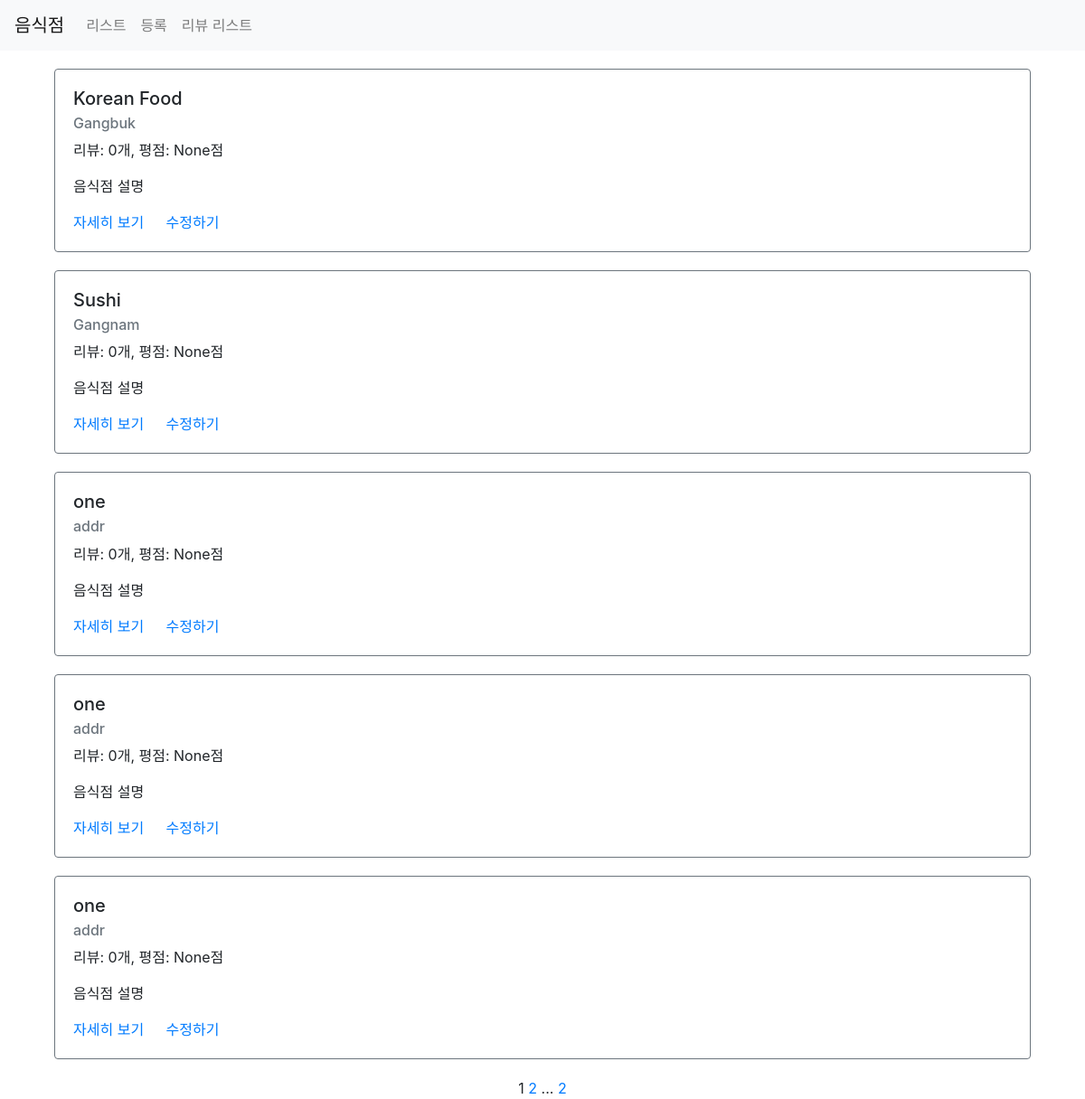
Page /third/list/ on the earlier database version.
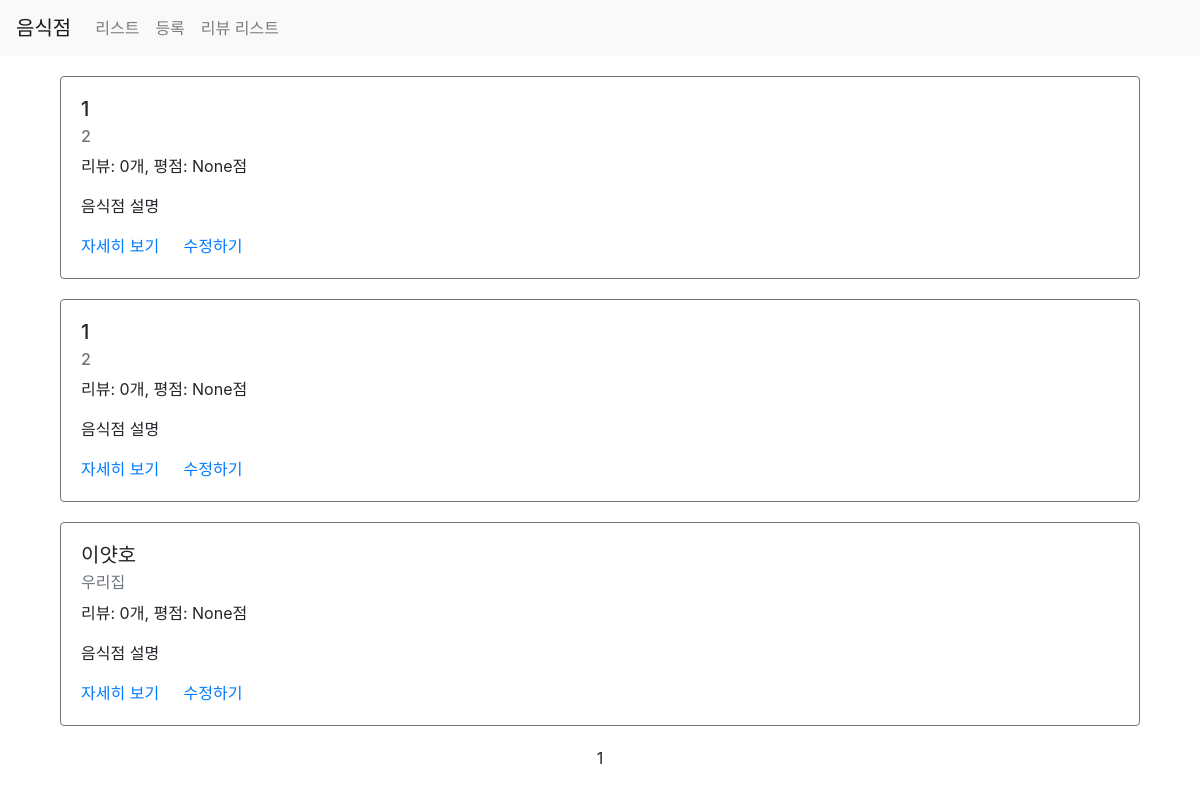
Same page on the later database version.
### third/models.py (models this page shows)
class Restaurant(models.Model):
    name = models.CharField(max_length=30)
    address = models.CharField(max_length=200)
    password = models.CharField(max_length=20, default=None, null=True)
    image = models.CharField(max_length=500, default=None, null=True)
    created_at = models.DateTimeField(auto_now_add=True)
    updated_at = models.DateTimeField(auto_now=True)

### third/views.py (the view)
# urls.py: path('list/', views.list, name="list"),
def list(request):
    restaurants = Restaurant.objects.all().annotate(reviews_count=Count('review'))\
        .annotate(average_point=Avg('review__point'))
    paginator = Paginator(restaurants, 5)
    page = request.GET.get('page') ## third/list?page=1
    items = paginator.get_page(page)
    context = {
        'restaurants': items
    }
    return render(request, 'third/list.html', context)

### third/templates/third/list.html (shortened to what this page needs)
{% extends 'third/base.html' %}
{% load static %}
{% block content %}
<div class="container">
    {% for item in restaurants %}
    <div class="row restaurant-item" style="margin:20px auto;">
        <div class="col-sm-12">
            <div class="card border-secondary">
                <div class="card-body">
                    <h5 class="card-title">{{ item.name }}</h5>
                    <h6 class="card-subtitle mb-2 text-muted">{{ item.address }}</h6>
                    <p class="card-text">리뷰: {{ item.reviews_count }}개, 평점: {{ item.average_point }}점</p>
                    <p class="card-text">음식점 설명</p>
                    <a href="{% url 'restaurant-detail' id=item.id %}" class="card-link">자세히 보기</a>
                    <a href="{% url 'restaurant-update' %}?id={{ item.id }}" class="card-link">수정하기</a>
                </div>
            </div>
        </div>
    </div>
    {% endfor %}
    <div class="row">
        <div class="col-sm-12 text-center">
            <div class="pagination">
                <span class="step-links text-center" style="width:100%;">
                    <span class="current">
                        {{ restaurants.number }}
                    </span>
                    {% if restaurants.has_next %}
                        <a href="?page={{ restaurants.next_page_number }}">{{ restaurants.next_page_number }}</a>
                        ...
                        <a href="?page={{ restaurants.paginator.num_pages }}">{{ restaurants.paginator.num_pages }}</a>
                    {% endif %}
                </span>
            </div>
        </div>
    </div>
</div>
{% endblock %}

### third/templates/third/base.html (shortened to what this page needs)
{% load static %}
<html>
<head>
    <link rel="stylesheet" href="https://stackpath.bootstrapcdn.com/bootstrap/4.1.3/css/bootstrap.min.css">
    <link rel="stylesheet" href="{% static 'third/styles.css' %}">
</head>
<body>
    <nav class="navbar navbar-expand-lg navbar-light bg-light">
      <a class="navbar-brand" href="/third/list">음식점</a>
      <div class="collapse navbar-collapse" id="navbarNav">
        <ul class="navbar-nav">
          <li class="nav-item">
            <a class="nav-link" href="/third/list">리스트</a>
          </li>
          <li class="nav-item">
            <a class="nav-link" href="/third/create">등록</a>
          </li>
          <li class="nav-item">
            <a class="nav-link" href="/third/review/list">리뷰 리스트</a>
          </li>
        </ul>
      </div>
    </nav>
    {% block content %}
    {% endblock %}
</body>
</html>

Differences in the rows shown:
removed Restaurant: name "Korean Food", address "Gangbuk", reviews_count "0", average_point "None"
removed Restaurant: name "Sushi", address "Gangnam", reviews_count "0", average_point "None"
removed Restaurant: name "one", address "addr", reviews_count "0", average_point "None"
removed Restaurant: name "one", address "addr", reviews_count "0", average_point "None"
removed Restaurant: name "one", address "addr", reviews_count "0", average_point "None"
added Restaurant: name "1", address "2", reviews_count "0", average_point "None"
added Restaurant: name "1", address "2", reviews_count "0", average_point "None"
added Restaurant: name "이얏호", address "우리집", reviews_count "0", average_point "None"
Other differences:
{{ restaurants.next_page_number }}: "2" → (not shown)
{{ restaurants.paginator.num_pages }}: "2" → (not shown)
